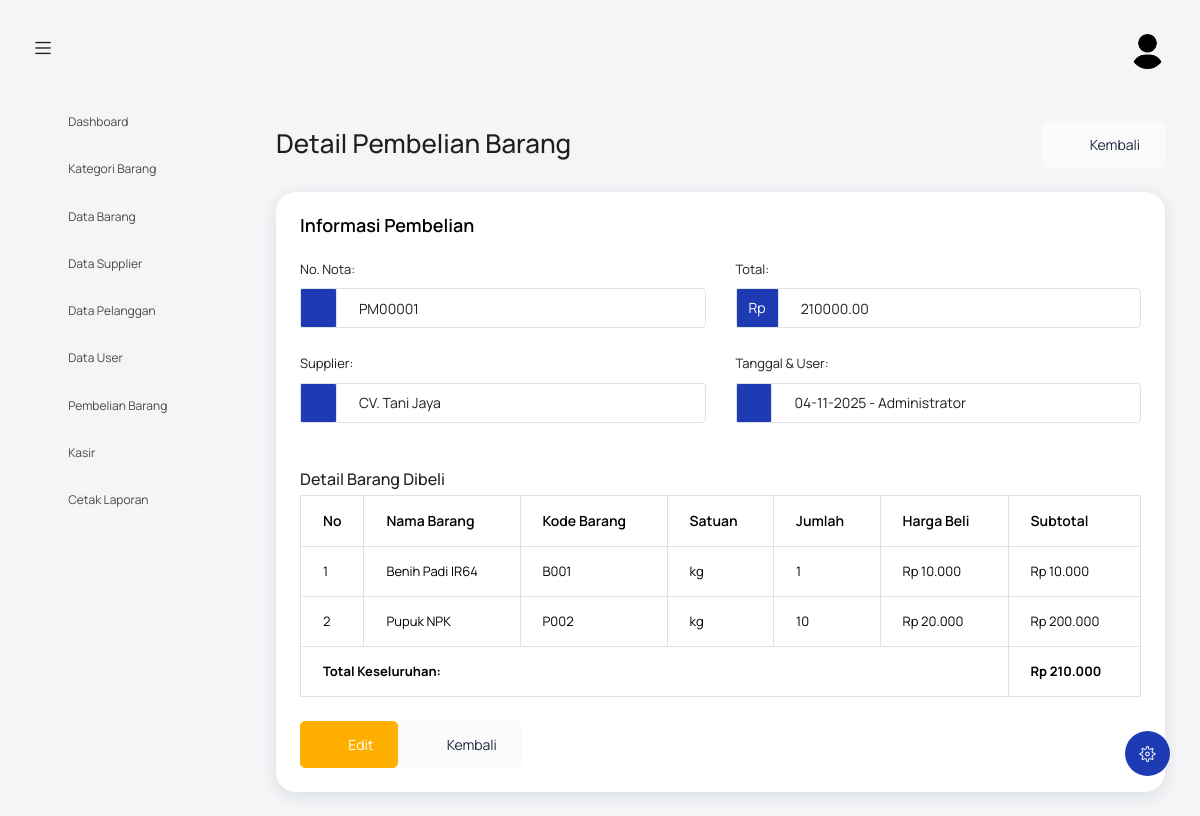
Page /index.php?controller=pembelianBarang&action=detail&id=2 (signed in) on the committed database.
### tables this page shows
CREATE TABLE `pembelian` (
  `id_pembelian` int NOT NULL,
  `no_nota` varchar(50) DEFAULT NULL,
  `tanggal` date DEFAULT (curdate()),
  `id_supplier` int DEFAULT NULL,
  `total` decimal(15,2) DEFAULT '0.00',
  `id_user` int DEFAULT NULL
);

CREATE TABLE `supplier` (
  `id_supplier` int NOT NULL,
  `nama_supplier` varchar(150) DEFAULT NULL,
  `alamat` text,
  `no_hp` varchar(20) DEFAULT NULL
);

CREATE TABLE `users` (
  `id_user` int NOT NULL,
  `username` varchar(50) NOT NULL,
  `password` varchar(255) NOT NULL,
  `nama_lengkap` varchar(100) DEFAULT NULL,
  `role` enum('admin','kasir','owner') DEFAULT 'kasir',
  `created_at` timestamp NULL DEFAULT CURRENT_TIMESTAMP
);

CREATE TABLE `detail_pembelian` (
  `id_detail` int NOT NULL,
  `id_pembelian` int DEFAULT NULL,
  `id_barang` int DEFAULT NULL,
  `jumlah` int DEFAULT NULL,
  `harga_beli` decimal(15,2) DEFAULT NULL,
  `subtotal` decimal(15,2) DEFAULT NULL
);

CREATE TABLE `barang` (
  `id_barang` int NOT NULL,
  `id_kategori` int DEFAULT NULL,
  `kode_barang` varchar(30) DEFAULT NULL,
  `nama_barang` varchar(150) NOT NULL,
  `satuan` varchar(50) DEFAULT NULL,
  `harga_beli` decimal(15,2) DEFAULT NULL,
  `harga_jual` decimal(15,2) DEFAULT NULL,
  `stok` int DEFAULT '0'
);

### controllers/PembelianBarangController.php (called while the page is built, shortened)
<?php
require_once 'models/PembelianBarangModel.php';
class PembelianBarangController {
    private $model;
    public function __construct() {
        $this->model = new PembelianBarangModel();
    }
    public function detail() {
        $id = $_GET['id'] ?? 0;
        $detail_pembelian = $this->model->getDetailByPembelianId($id);
        include 'views/pembelian-barang/detail.php';
    }
}
?>

### models/PembelianBarangModel.php (called while the page is built, shortened)
<?php
require_once 'config/koneksi.php';
class PembelianBarangModel {
    private $conn;
    private $table_pembelian = 'pembelian';
    private $table_detail_pembelian = 'detail_pembelian';
    private $table_barang = 'barang';
    private $table_supplier = 'supplier';
    public function __construct() {
        $database = new Database();
        $this->conn = $database->getConnection();
    }
    public function getById($id) {
        $query = "SELECT p.*, s.nama_supplier, u.nama_lengkap as nama_user
                  FROM " . $this->table_pembelian . " p
                  LEFT JOIN " . $this->table_supplier . " s ON p.id_supplier = s.id_supplier
                  LEFT JOIN users u ON p.id_user = u.id_user
                  WHERE p.id_pembelian = ? LIMIT 0,1";
        $stmt = $this->conn->prepare($query);
        $stmt->bindParam(1, $id);
        $stmt->execute();
        return $stmt->fetch(PDO::FETCH_ASSOC);
    }
    public function getDetailByPembelianId($id_pembelian) {
        $query = "SELECT dp.id_detail, dp.id_pembelian, dp.id_barang, dp.jumlah, dp.harga_beli, dp.subtotal,
                         b.nama_barang, b.kode_barang, b.satuan
                  FROM " . $this->table_detail_pembelian . " dp
                  JOIN " . $this->table_barang . " b ON dp.id_barang = b.id_barang
                  WHERE dp.id_pembelian = ?";
        $stmt = $this->conn->prepare($query);
        $stmt->bindParam(1, $id_pembelian);
        $stmt->execute();
        return $stmt->fetchAll(PDO::FETCH_ASSOC);
    }
}
?>

### config/koneksi.php (called while the page is built, shortened)
<?php
class Database {
    private $host = "localhost";
    private $username = "root";
    private $password = "";
    private $database = "agro_tani";
    public function getConnection() {
        $this->conn = null;
        try {
            $this->conn = new PDO("mysql:host=" . $this->host . ";dbname=" . $this->database, $this->username, $this->password);
            $this->conn->exec("set names utf8");
            $this->conn->setAttribute(PDO::ATTR_ERRMODE, PDO::ERRMODE_EXCEPTION);
            $this->conn->setAttribute(PDO::ATTR_DEFAULT_FETCH_MODE, PDO::FETCH_ASSOC);
        } catch(PDOException $exception) {
            error_log("Database connection error: " . $exception->getMessage());
            echo "Koneksi database gagal: " . $exception->getMessage();
        }
        return $this->conn;
    }
}
?>

### views/pembelian-barang/detail.php (the view, shortened to what this page needs)
<?php include('template/header.php');
require_once 'models/PembelianBarangModel.php';
$model = new PembelianBarangModel();
$id = $_GET['id'] ?? 0;
$pembelian = $model->getById($id);
$detail_pembelian = $model->getDetailByPembelianId($id);
?>
<body>
  <div class="container-scroller">
    <?php include 'template/navbar.php'; ?>
    <div class="container-fluid page-body-wrapper">
      <?php include 'template/setting_panel.php'; ?>
      <?php include 'template/sidebar.php'; ?>
      <div class="main-panel">
        <div class="content-wrapper">
          <div class="row">
            <div class="col-sm-12">
              <div class="d-flex justify-content-between align-items-center mb-4">
                <div>
                  <h2 class="mb-1">Detail Pembelian Barang</h2>
                </div>
                <a href="index.php?controller=pembelianBarang&action=index" class="btn btn-light btn-icon-text">
                  <i class="mdi mdi-arrow-left btn-icon-prepend"></i> Kembali
                </a>
              </div>
            </div>
          </div>
          <div class="row">
            <div class="col-12">
              <div class="card">
                <div class="card-body">
                  <h4 class="card-title mb-4">Informasi Pembelian</h4>
                  <div class="row">
                    <div class="col-md-6">
                      <div class="form-group">
                        <label>No. Nota:</label>
                        <div class="input-group">
                          <div class="input-group-prepend">
                            <span class="input-group-text bg-primary text-white" style="height: 40px; display: flex; align-items: center; font-size: 14px;"><i class="mdi mdi-receipt"></i></span>
                          </div>
                          <input type="text"
                                 class="form-control"
                                 style="height: 40px;"
                                 value="<?php echo htmlspecialchars($pembelian['no_nota']); ?>"
                                 readonly>
                        </div>
                      </div>
                      <div class="form-group">
                        <label>Supplier:</label>
                        <div class="input-group">
                          <div class="input-group-prepend">
                            <span class="input-group-text bg-primary text-white" style="height: 40px; display: flex; align-items: center; font-size: 14px;"><i class="mdi mdi-account-multiple"></i></span>
                          </div>
                          <input type="text"
                                 class="form-control"
                                 style="height: 40px;"
                                 value="<?php echo htmlspecialchars($pembelian['nama_supplier']); ?>"
                                 readonly>
                        </div>
                      </div>
                    </div>
                    <div class="col-md-6">
                      <div class="form-group">
                        <label>Total:</label>
                        <div class="input-group">
                          <div class="input-group-prepend">
                            <span class="input-group-text bg-primary text-white" style="height: 40px; display: flex; align-items: center; font-size: 14px;">Rp</span>
                          </div>
                          <input type="number"
                                 class="form-control"
                                 style="height: 40px;"
                                 value="<?php echo $pembelian['total']; ?>"
                                 readonly>
                        </div>
                      </div>
                      <div class="form-group">
                        <label>Tanggal & User:</label>
                        <div class="input-group">
                          <div class="input-group-prepend">
                            <span class="input-group-text bg-primary text-white" style="height: 40px; display: flex; align-items: center; font-size: 14px;"><i class="mdi mdi-calendar"></i></span>
                          </div>
                          <input type="text"
                                 class="form-control"
                                 style="height: 40px;"
                                 value="<?php echo date('d-m-Y', strtotime($pembelian['tanggal'])) . ' - ' . htmlspecialchars($pembelian['nama_user']); ?>"
                                 readonly>
                        </div>
                      </div>
                    </div>
                  </div>
                  <div class="row mt-4">
                    <div class="col-12">
                      <h5>Detail Barang Dibeli</h5>
                      <div class="table-responsive">
                        <table class="table table-bordered">
                          <thead class="thead-light">
                            <tr>
                              <th width="5%">No</th>
                              <th>Nama Barang</th>
                              <th>Kode Barang</th>
                              <th>Satuan</th>
                              <th>Jumlah</th>
                              <th>Harga Beli</th>
                              <th>Subtotal</th>
                            </tr>
                          </thead>
                          <tbody>
                            <?php if (!empty($detail_pembelian)): ?>
                              <?php $no = 1; foreach ($detail_pembelian as $item): ?>
                                <tr>
                                  <td><?php echo $no++; ?></td>
                                  <td><?php echo htmlspecialchars($item['nama_barang']); ?></td>
                                  <td><?php echo htmlspecialchars($item['kode_barang']); ?></td>
                                  <td><?php echo htmlspecialchars($item['satuan']); ?></td>
                                  <td><?php echo $item['jumlah']; ?></td>
                                  <td>Rp <?php echo number_format($item['harga_beli'], 0, ',', '.'); ?></td>
                                  <td>Rp <?php echo number_format($item['subtotal'], 0, ',', '.'); ?></td>
                                </tr>
                              <?php endforeach; ?>
                            <?php else: ?>
                              <tr>
                                <td colspan="7" class="text-center py-3">Tidak ada detail barang</td>
                              </tr>
                            <?php endif; ?>
                          </tbody>
                          <tfoot>
                            <tr>
                              <td colspan="6" class="text-right"><strong>Total Keseluruhan:</strong></td>
                              <td><strong>Rp <?php echo number_format($pembelian['total'], 0, ',', '.'); ?></strong></td>
                            </tr>
                          </tfoot>
                        </table>
                      </div>
                    </div>
                  </div>
                  <div class="row mt-4">
                    <div class="col-12">
                      <div class="d-flex">
                        <?php if ($_SESSION['role'] === 'admin'): ?>
                          <a href="index.php?controller=pembelianBarang&action=edit&id=<?php echo $pembelian['id_pembelian']; ?>" class="btn btn-warning btn-icon-text mr-2">
                            <i class="mdi mdi-file-edit btn-icon-prepend"></i> Edit
                          </a>
                        <?php endif; ?>
                        <a href="index.php?controller=pembelianBarang&action=index" class="btn btn-light btn-icon-text">
                          <i class="mdi mdi-close btn-icon-prepend"></i> Kembali
                        </a>
                      </div>
                    </div>
                  </div>
                </div>
              </div>
            </div>
          </div>
        </div>
      </div>
    </div>
  </div>
</body>
</html>

### rows in the picture
pembelian: no_nota "PM00001", id_supplier.nama_supplier "CV. Tani Jaya", total "210000.00", tanggal+id_user "04-11-2025 - Administrator", total "210.000"
detail_pembelian: id_barang.nama_barang "Benih Padi IR64", id_barang.kode_barang "B001", id_barang.satuan "kg", jumlah "1", harga_beli "10.000", subtotal "10.000"
detail_pembelian: id_barang.nama_barang "Pupuk NPK", id_barang.kode_barang "P002", id_barang.satuan "kg", jumlah "10", harga_beli "20.000", subtotal "200.000"
